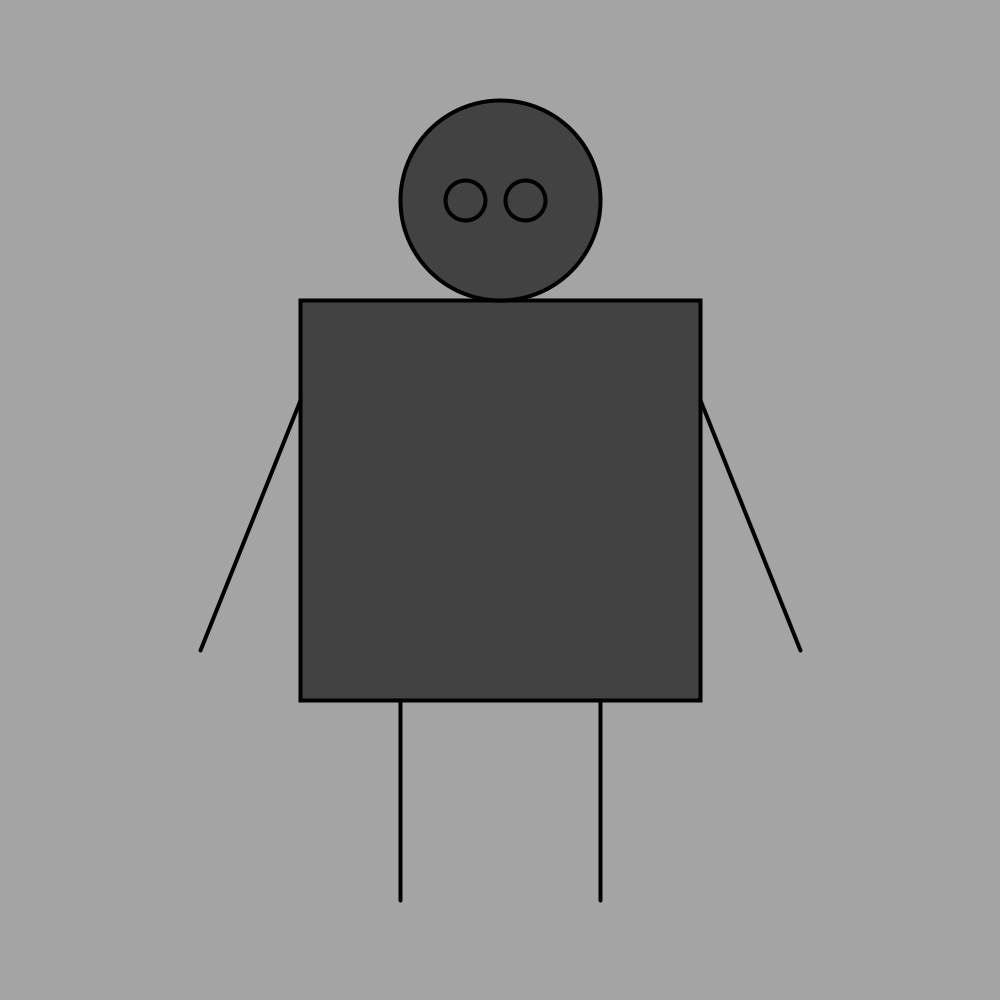
Frame 1 (no input)
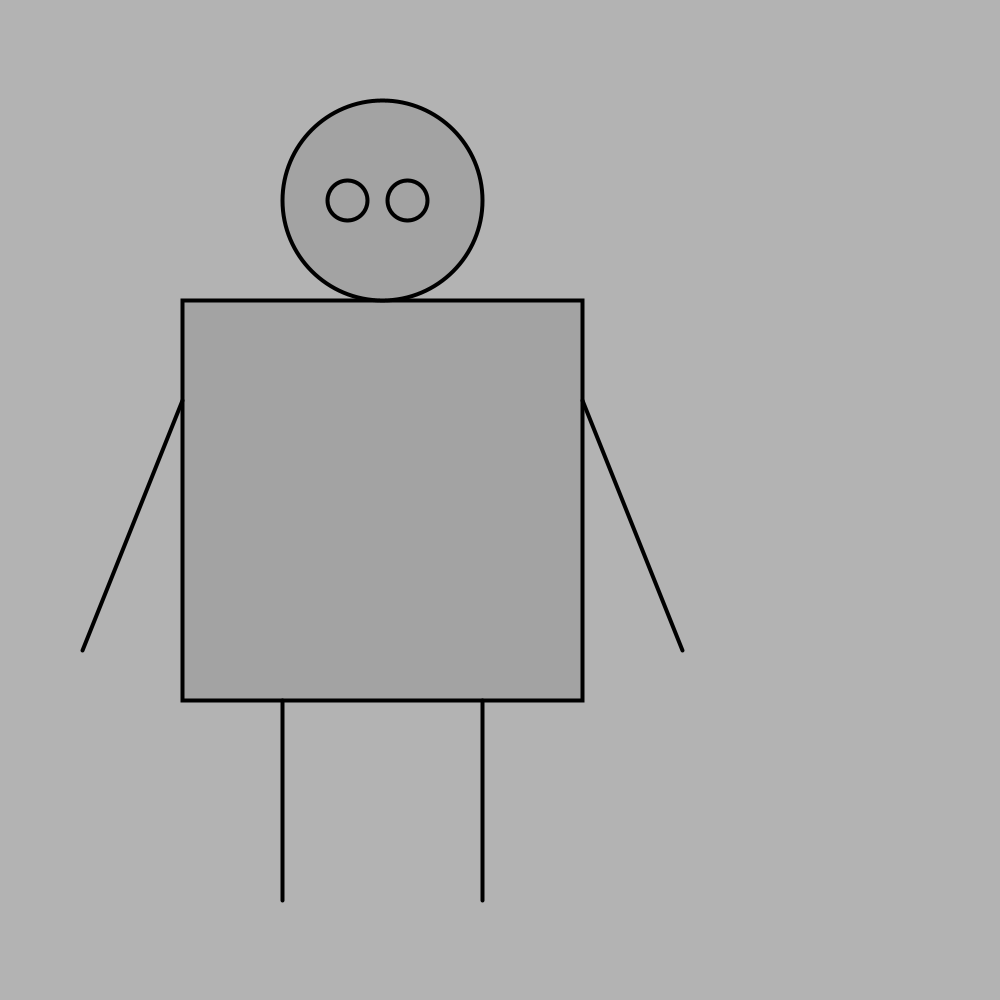
Frame 60 (the mouse pressed at the canvas centre just before this capture)
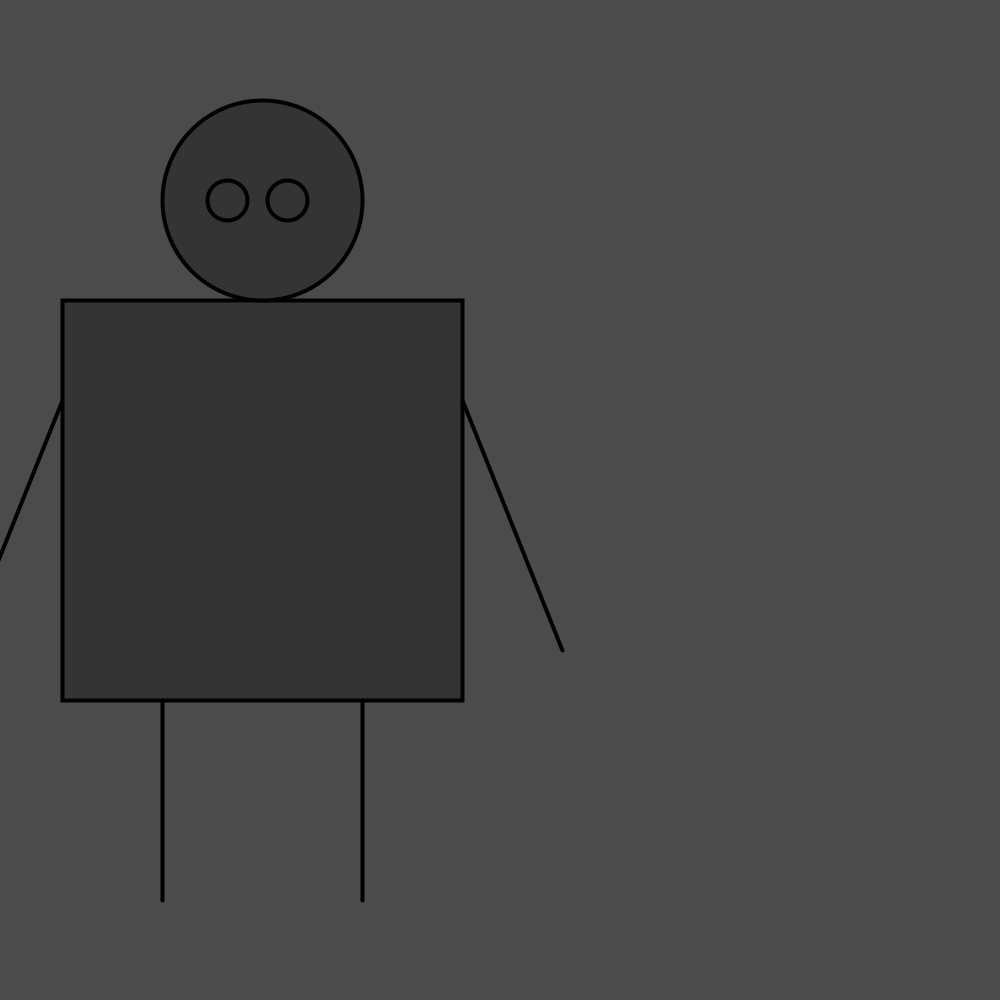
Frame 120 (the mouse held since frame 60 and released just before this capture)

The Processing sketch that drew these frames (run headless with seeded random() and noise(); from frame 60 on, the mouse is pressed at the canvas centre):

// Processing sketch: processing_67735
// ── processing_67735.pde

int x = 0;
int y = 0;

void setup() {
  size (1000,1000);
}

void draw() {
  background(random(0,255));
  fill(random(0,255));
  strokeWeight(4);
  rect(x+300,y+300,400,400);
  ellipse(x+500,y+200,200,200);
  line(x+300,y+400,x+200,y+650);
  line(x+700,y+400,x+800,y+650);
  line(x+400,y+700,x+400,y+900);
  line(x+600,y+700,x+600,y+900);
  ellipse(x+465,y+200,40,40);
  ellipse(x+525,y+200,40,40);
  x = x -2;
}
